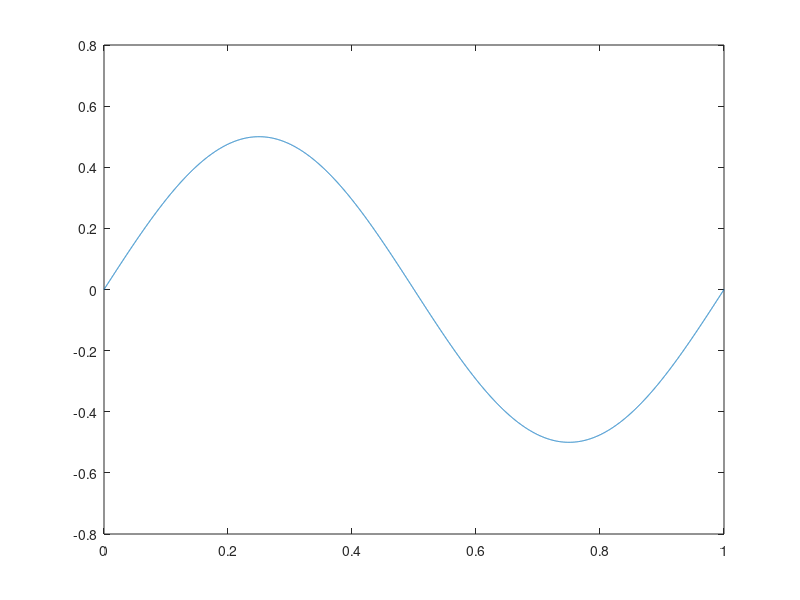

Source code (MATLAB):
%%%%%%%%%%%%%%%%%%%%%%%%%%%%%%%%%%%%%%%%%%%%%%%%%%%%%%%%%%%%%%%%%%%%%%%%%%%
% Data Converter for RIGOL DHO924S Oscilloscope Arbitrary Function Generator
% Author:   Luiz Oliveira
% Date:     05/06/2024
%%%%%%%%%%%%%%%%%%%%%%%%%%%%%%%%%%%%%%%%%%%%%%%%%%%%%%%%%%%%%%%%%%%%%%%%%%%

clc
clear all
close all

%%%%%%%%%%%%%%%%%%%%%%%%%%%%%%%%%%%%%%%%%%%%%%%%%%%%%%%%%%%%%%%%%%%%%%%%%%%
% Example of a sinusoidal function
%%%%%%%%%%%%%%%%%%%%%%%%%%%%%%%%%%%%%%%%%%%%%%%%%%%%%%%%%%%%%%%%%%%%%%%%%%%
N = 8192;
AMP = 1;
FREQ = 250e3;
PERIOD = 1/FREQ;

%%%%%%%%%%%%%%%%%%%%%%%%%%%%%%%%%%%%%%%%%%%%%%%%%%%%%%%%%%%%%%%%%%%%%%%%%%%
% Example of a sinusoidal function
%%%%%%%%%%%%%%%%%%%%%%%%%%%%%%%%%%%%%%%%%%%%%%%%%%%%%%%%%%%%%%%%%%%%%%%%%%%

t = 0:(1/(N-1)):1;
y = 0.5*sin(2*pi*t)';
plot(t,y)

%%%%%%%%%%%%%%%%%%%%%%%%%%%%%%%%%%%%%%%%%%%%%%%%%%%%%%%%%%%%%%%%%%%%%%%%%%%
% Name of the CSV file that will be generated
%%%%%%%%%%%%%%%%%%%%%%%%%%%%%%%%%%%%%%%%%%%%%%%%%%%%%%%%%%%%%%%%%%%%%%%%%%%

fileID = fopen('output.csv','w');

%%%%%%%%%%%%%%%%%%%%%%%%%%%%%%%%%%%%%%%%%%%%%%%%%%%%%%%%%%%%%%%%%%%%%%%%%%%
% Mandatory header in RIGOL DHO924S Format
%%%%%%%%%%%%%%%%%%%%%%%%%%%%%%%%%%%%%%%%%%%%%%%%%%%%%%%%%%%%%%%%%%%%%%%%%%%

fprintf(fileID,'RIGOL:DG1:CSV DATA FILE\n');
fprintf(fileID,'TYPE:Arb\n');
fprintf(fileID,'AMP:%.3f Vpp\n',AMP);
fprintf(fileID,'PERIOD:%.3f S\n',PERIOD);
fprintf(fileID,'DOTS:8192\n');
fprintf(fileID,'MODE:Freq\n');
fprintf(fileID,'AFG Frequency:%.3f\n',FREQ);
fprintf(fileID,'AWG N:0\n');
fprintf(fileID,'x,y[V]\n');

%%%%%%%%%%%%%%%%%%%%%%%%%%%%%%%%%%%%%%%%%%%%%%%%%%%%%%%%%%%%%%%%%%%%%%%%%%%
% Data being saved to CSV file
%%%%%%%%%%%%%%%%%%%%%%%%%%%%%%%%%%%%%%%%%%%%%%%%%%%%%%%%%%%%%%%%%%%%%%%%%%%

for i=1:length(t)
    fprintf(fileID,',%.5f\n',y(i,1));
end
fprintf(fileID,'\n');

fclose(fileID);